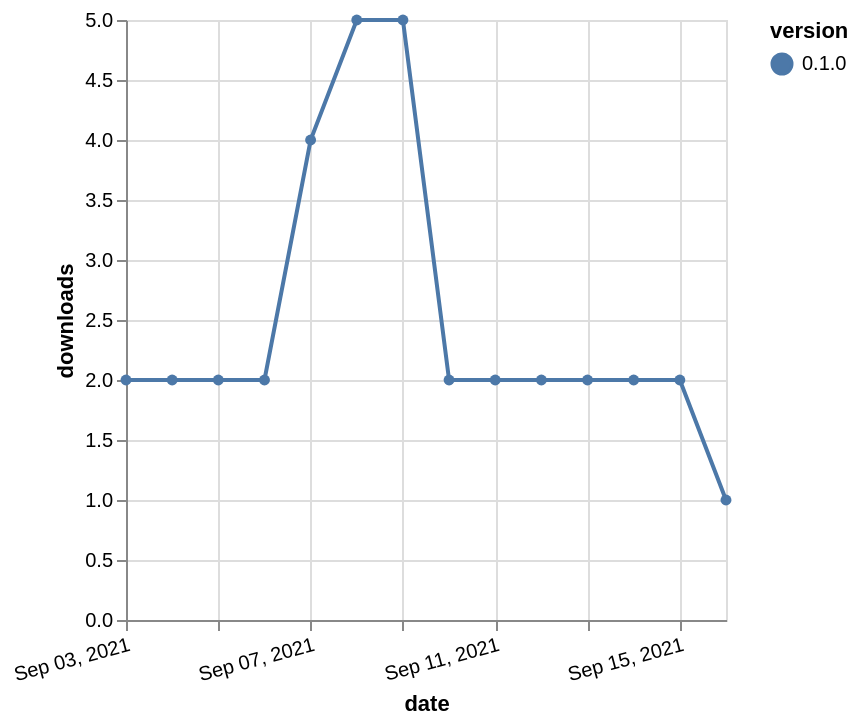

Describe this chart as a Vega-Lite specification.
### Vega-Lite specification from a JSON file in a GitHub repository (floating-point values rounded to 4 significant figures)
{"$schema": "https://vega.github.io/schema/vega-lite/v5.json", "description": "A simple bar chart with embedded data.", "data": {"values": [{"date": "2021-09-03", "total": 2023, "delta": 2, "version": "0.1.0"}, {"date": "2021-09-04", "total": 2025, "delta": 2, "version": "0.1.0"}, {"date": "2021-09-05", "total": 2027, "delta": 2, "version": "0.1.0"}, {"date": "2021-09-06", "total": 2029, "delta": 2, "version": "0.1.0"}, {"date": "2021-09-07", "total": 2033, "delta": 4, "version": "0.1.0"}, {"date": "2021-09-08", "total": 2038, "delta": 5, "version": "0.1.0"}, {"date": "2021-09-09", "total": 2043, "delta": 5, "version": "0.1.0"}, {"date": "2021-09-10", "total": 2045, "delta": 2, "version": "0.1.0"}, {"date": "2021-09-11", "total": 2047, "delta": 2, "version": "0.1.0"}, {"date": "2021-09-12", "total": 2049, "delta": 2, "version": "0.1.0"}, {"date": "2021-09-13", "total": 2051, "delta": 2, "version": "0.1.0"}, {"date": "2021-09-14", "total": 2053, "delta": 2, "version": "0.1.0"}, {"date": "2021-09-15", "total": 2055, "delta": 2, "version": "0.1.0"}, {"date": "2021-09-16", "total": 2056, "delta": 1, "version": "0.1.0"}]}, "width": "container", "mark": {"type": "line", "point": {"filled": true}}, "encoding": {"x": {"field": "date", "type": "temporal", "timeUnit": "yearmonthdate", "title": "date", "axis": {"labelAngle": -15}}, "y": {"field": "delta", "type": "quantitative", "title": "downloads"}, "color": {"field": "version", "type": "nominal"}, "tooltip": {"field": "delta"}}}
